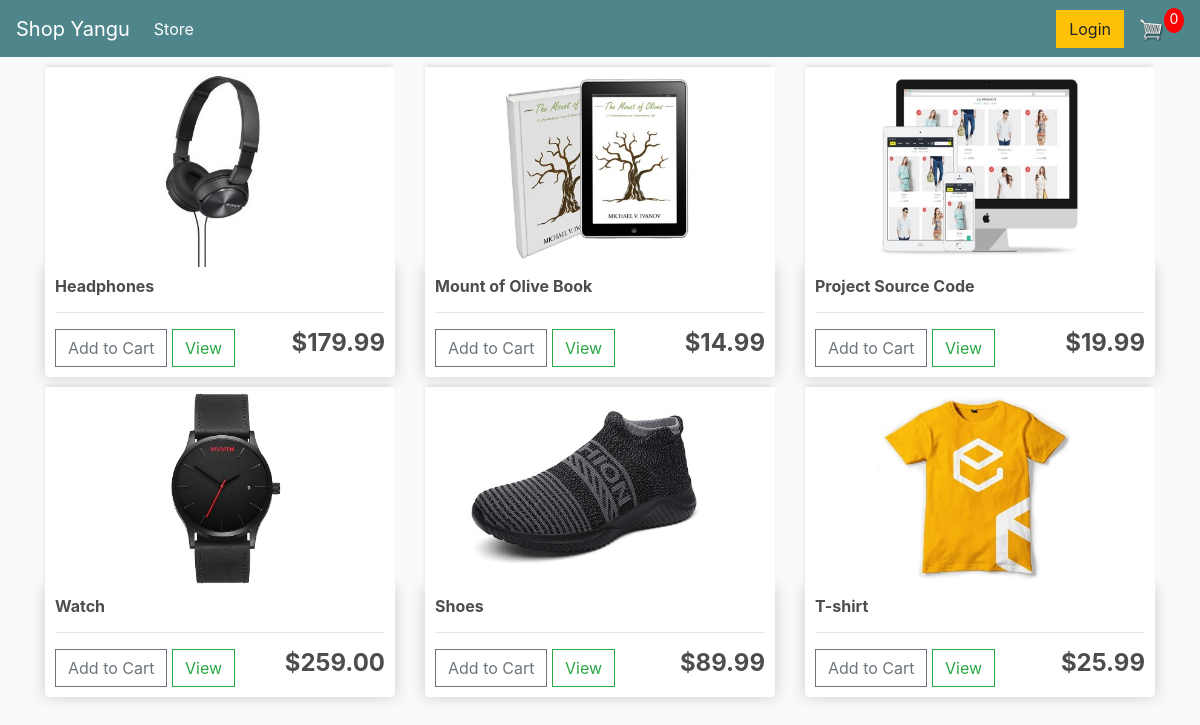
The page / on the database its author committed.
### store/models.py (models this page shows, shortened)
class Product(models.Model):
    name = models.CharField(max_length=100, null=True)
    price = models.FloatField()
    digital = models.BooleanField(default=False, null=True, blank=False)
    image = models.ImageField(null=True, blank=True)
    @property
    def imageURL(self):
        try:
            url = self.image.url
        except:
            url = ''
        return url

### store/views.py (the view)
# urls.py: path('', include('store.urls'))
def store(request):
	products = Product.objects.all()
	context = {'products':products}
	return render(request, 'store/store.html', context)

### store/templates/store/store.html
{% extends 'store/main.html' %}
{% load static %}
{% block content %}
	<div class="row">
		{% for product in products %}
			<div class="col-lg-4">
				<img class="thumbnail" src={{product.imageURL}}>
				<div class="box-element product">
					<h6><strong>{{product.name}}</strong></h6>
					<hr>
					<button  class="btn btn-outline-secondary add-btn">Add to Cart</button>
					<a class="btn btn-outline-success" href="#">View</a>
					<h4 style="display: inline-block; float: right">
						<strong>${{product.price | floatformat:2}}</strong>
					</h4>
				</div>
			</div>
		{% endfor %}
	</div>
{% endblock content %}

### store/templates/store/main.html (shortened to what this page needs)
<!DOCTYPE html>
{% load static %}
<html lang="en">
<head>
    <link href='https://unpkg.com/boxicons@2.1.4/css/boxicons.min.css' rel='stylesheet'>
    <link rel="stylesheet" href="https://stackpath.bootstrapcdn.com/bootstrap/4.4.1/css/bootstrap.min.css">
    <link rel="stylesheet" href="{% static 'css/main.css' %}">
</head>
<body>
    <nav class="navbar navbar-expand-lg navbar-dark bg-dark">
        <a class="navbar-brand" href="{% url 'store' %}">Shop Yangu</a>
        <div class="collapse navbar-collapse" id="navbarSupportedContent">
            <ul class="navbar-nav mr-auto">
                <li class="nav-item active">
                <a class="nav-link" href="{% url 'store' %}">Store <span class="sr-only">(current)</span></a>
                </li>
            </ul>
            <div class="form-inline my-2 my-lg-0">
                <a href="#"class="btn btn-warning">Login</a>
                <a href="{% url 'cart' %}">
                   <img  id="cart-icon" src="{% static 'images/image.png' %}">
               </a>
               <p id="cart-total">0</p>
            </div>
        </div>
    </nav>
    <div class="container">
        {% block content %}
        {% endblock content %}
    </div>
</body>
</html>

### static/css/main.css (style rules this page uses)
body { background-color: hsl(0, 0%, 98%); margin: 0; top: 0; left: 0; right: 0; padding: 0; box-sizing: border-box; }
h1,h2,h3,h4,h5,h6 { color:hsl(0, 0%, 30%); }
.box-element { box-shadow:hsl(0, 0%, 80%) 0 0 16px; background-color: #fff; border-radius: 4px; padding: 10px; }
.thumbnail { width: 100%; height: 200px; -webkit-box-shadow: -1px -3px 5px -2px rgba(214,214,214,1); -moz-box-shadow: -1px -3px 5px -2px rgba(214,214,214,1); box-shadow: -1px -3px 5px -2px rgba(214,214,214,1); }
.product { border-radius: 0 0 4px 4px; }
.bg-dark { background-color: #4f868c!important; }
#cart-icon { width:25px; display: inline-block; margin-left: 15px; }
#cart-total { display: block; text-align: center; color:#fff; background-color: red; width: 20px; height: 25px; border-radius: 50%; font-size: 14px; }
.col-lg-4, .col-lg-6, .col-lg-8, .col-lg-12 { margin-top: 10px; }
.btn { border-radius: 0; }

### rows shown on the page
Product: imageURL (picture), name "Headphones", price "179.99"
Product: imageURL (picture), name "Mount of Olive Book", price "14.99"
Product: imageURL (picture), name "Project Source Code", price "19.99"
Product: imageURL (picture), name "Watch", price "259.00"
Product: imageURL (picture), name "Shoes", price "89.99"
Product: imageURL (picture), name "T-shirt", price "25.99"
